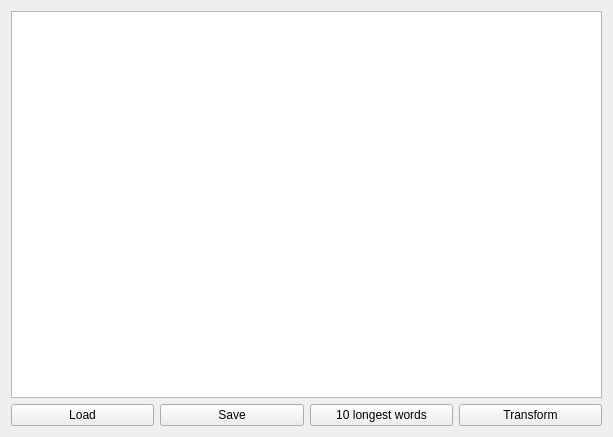
<?xml version="1.0" encoding="UTF-8"?>
<ui version="4.0">
 <class>TextEditor</class>
 <widget class="QWidget" name="TextEditor">
  <property name="geometry">
   <rect>
    <x>0</x>
    <y>0</y>
    <width>613</width>
    <height>437</height>
   </rect>
  </property>
  <property name="acceptDrops">
   <bool>true</bool>
  </property>
  <property name="windowTitle">
   <string>Form</string>
  </property>
  <layout class="QHBoxLayout" name="horizontalLayout_2">
   <item>
    <layout class="QVBoxLayout" name="verticalLayout">
     <item>
      <widget class="QTextEdit" name="textEdit">
       <property name="contextMenuPolicy">
        <enum>Qt::DefaultContextMenu</enum>
       </property>
      </widget>
     </item>
     <item>
      <layout class="QHBoxLayout" name="horizontalLayout">
       <item>
        <widget class="QPushButton" name="pushButton">
         <property name="text">
          <string>Load</string>
         </property>
        </widget>
       </item>
       <item>
        <widget class="QPushButton" name="pushButton_2">
         <property name="text">
          <string>Save</string>
         </property>
        </widget>
       </item>
       <item>
        <widget class="QPushButton" name="pushButton_3">
         <property name="text">
          <string>10 longest words</string>
         </property>
        </widget>
       </item>
       <item>
        <widget class="QPushButton" name="pushButton_4">
         <property name="text">
          <string>Transform</string>
         </property>
        </widget>
       </item>
      </layout>
     </item>
    </layout>
   </item>
  </layout>
 </widget>
 <resources/>
 <connections/>
</ui>
